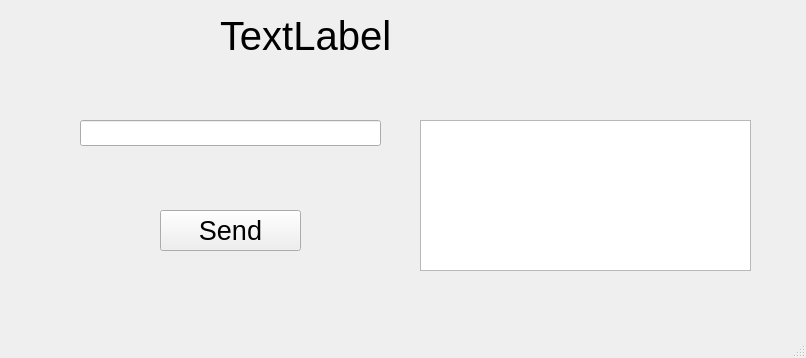
<?xml version="1.0" encoding="UTF-8"?>
<ui version="4.0">
 <class>MainWindow</class>
 <widget class="QMainWindow" name="MainWindow">
  <property name="geometry">
   <rect>
    <x>0</x>
    <y>0</y>
    <width>806</width>
    <height>358</height>
   </rect>
  </property>
  <property name="windowTitle">
   <string>MainWindow</string>
  </property>
  <widget class="QWidget" name="centralwidget">
   <widget class="QLabel" name="label">
    <property name="geometry">
     <rect>
      <x>220</x>
      <y>10</y>
      <width>451</width>
      <height>51</height>
     </rect>
    </property>
    <property name="font">
     <font>
      <pointsize>30</pointsize>
     </font>
    </property>
    <property name="text">
     <string>TextLabel</string>
    </property>
   </widget>
   <widget class="QLineEdit" name="lineEdit">
    <property name="geometry">
     <rect>
      <x>80</x>
      <y>120</y>
      <width>301</width>
      <height>26</height>
     </rect>
    </property>
    <property name="font">
     <font>
      <pointsize>14</pointsize>
     </font>
    </property>
   </widget>
   <widget class="QTextEdit" name="textEdit">
    <property name="geometry">
     <rect>
      <x>420</x>
      <y>120</y>
      <width>331</width>
      <height>151</height>
     </rect>
    </property>
    <property name="font">
     <font>
      <pointsize>15</pointsize>
     </font>
    </property>
   </widget>
   <widget class="QPushButton" name="pushButton">
    <property name="geometry">
     <rect>
      <x>160</x>
      <y>210</y>
      <width>141</width>
      <height>41</height>
     </rect>
    </property>
    <property name="font">
     <font>
      <pointsize>20</pointsize>
     </font>
    </property>
    <property name="text">
     <string>Send</string>
    </property>
   </widget>
  </widget>
  <widget class="QMenuBar" name="menubar">
   <property name="geometry">
    <rect>
     <x>0</x>
     <y>0</y>
     <width>806</width>
     <height>23</height>
    </rect>
   </property>
  </widget>
  <widget class="QStatusBar" name="statusbar"/>
 </widget>
 <resources/>
 <connections/>
</ui>
